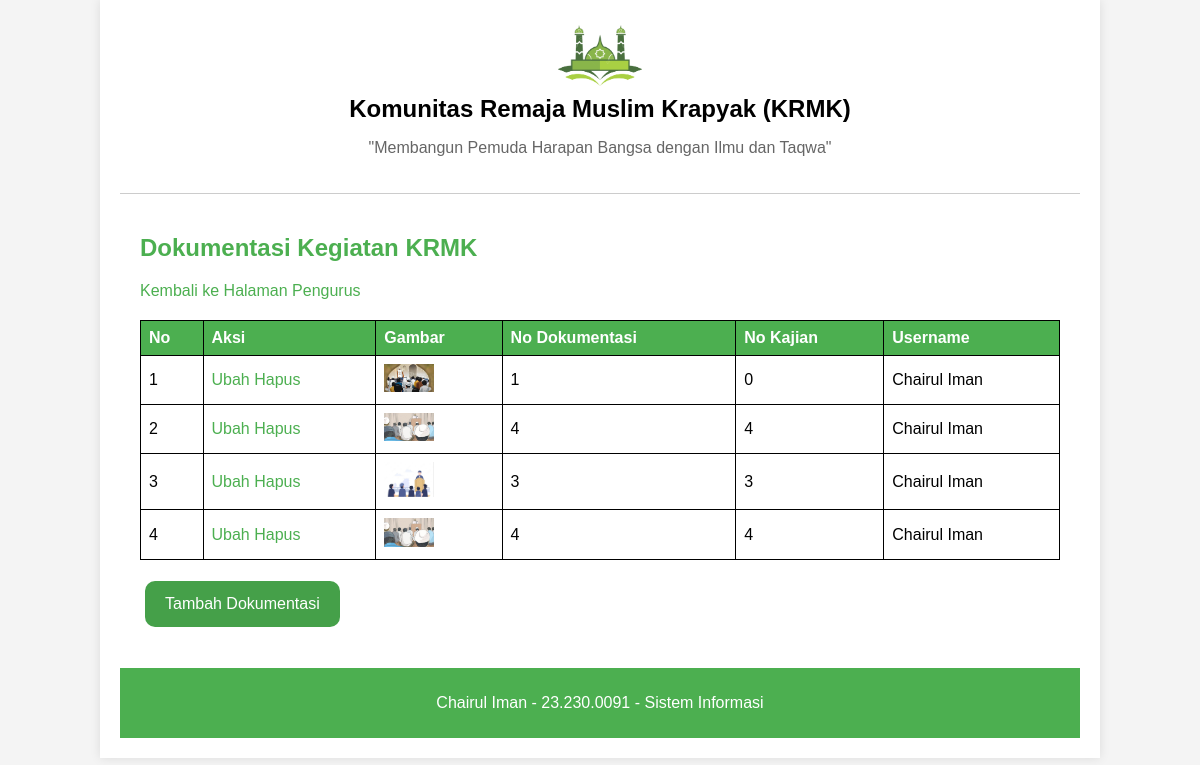
The app's page /kelola_dokumentasi.php (signed in) with its own data.
### tables this page shows
CREATE TABLE `dokumentasi` (
  `id` int(11) NOT NULL,
  `no_dokumentasi` varchar(255) NOT NULL,
  `gambar` varchar(255) NOT NULL,
  `no_kajian` varchar(255) NOT NULL,
  `username` varchar(255) NOT NULL
);

### kelola_dokumentasi.php (the view, shortened to what this page needs)
<?php
include ('koneksi.php');
$sql = "SELECT * FROM dokumentasi";
$result = $conn->query($sql);
?>
<!DOCTYPE html>
<html lang="en">
<head>
    <link rel="stylesheet" href="style.css">
</head>
<body>
    <div class="container">
        <header>
            <img src="images/logo2.png" alt="KRMK Logo" class="logo">
            <h1>Komunitas Remaja Muslim Krapyak (KRMK)</h1>
            <p>"Membangun Pemuda Harapan Bangsa dengan Ilmu dan Taqwa"</p>
        </header>
        <main>
            <h2>Dokumentasi Kegiatan KRMK</h2>
            <a href="dashboard_pengurus.php">Kembali ke Halaman Pengurus</a>
            <br>
            <table>
                <thead>
                    <tr>
                        <th>No</th>
                        <th>Aksi</th>
                        <th>Gambar</th>
                        <th>No Dokumentasi</th>
                        <th>No Kajian</th>
                        <th>Username</th>
                    </tr>
                </thead>
                <tbody>
                    <?php
                    if ($result->num_rows > 0) {
                        $no=1;
                        while($row = $result->fetch_assoc()) {
                            echo "<tr>
                                    <td>" . $no++. "</td>
                                    <td>
                                        <a href='edit_dokumentasi.php?id=" . $row["id"] . "'>Ubah</a>
                                        <a href='delete_dokumentasi.php?id=" . $row["id"] . "'>Hapus</a>
                                    </td>
                                    <td><img src='images/" . $row["gambar"] . "' alt='Gambar' width='100'></td>
                                    <td>" . $row["no_dokumentasi"]. "</td>
                                    <td>" . $row["no_kajian"]. "</td>
                                    <td>" . $row["username"]. "</td>
                                  </tr>";
                        }
                    } else {
                        echo "<tr><td colspan='6'>No records found</td></tr>";
                    }
                    ?>
                </tbody>
            </table>
            <p><a href="tambah_dokumentasi.php" class="btn">Tambah Dokumentasi</a></p>
        </main>
        <footer>
            <p>Chairul Iman - 23.230.0091 - Sistem Informasi</p>
        </footer>
    </div>
</body>
</html>
</html>

### style.css (style rules this page uses)
body { font-family: Arial, sans-serif; background-color: #f4f4f4; margin: 0; padding: 0; }
.container { width: 80%; margin: 0 auto; background-color: #fff; padding: 20px; box-shadow: 0 0 10px rgba(0, 0, 0, 0.1); }
header { text-align: center; padding-bottom: 20px; border-bottom: 1px solid #ccc; }
.logo { max-width: 100px; }
header h1 { margin: 0; font-size: 24px; }
header p { font-size: 16px; color: #666; }
main { padding: 20px; }
main h2 { color: #4CAF50; }
main p { line-height: 1.6; }
main a { color: #4CAF50; text-decoration: none; }
table { width: 100%; border-collapse: collapse; }
table, th, td { border: 1px solid black; }
th, td { padding: 15px; text-align: left; }
th { background-color: #4CAF50; color: white; }
footer { text-align: center; padding: 10px; background-color: #4CAF50; color: white; }

### kelola_dokumentasi.php (style rules this page uses)
table { width: 100%; border-collapse: collapse; margin-top: 20px; }
table, th, td { padding: 8px; }
table img { width: 50px; height: auto; }
.btn { display: inline-block; padding: 10px 20px; font-size: 16px; color: white; background-color: #45a049; border: none; border-radius: 10px; text-align: center; text-decoration: none; cursor: pointer; transition: background-color 0.3s ease; margin: 5px; }

### records on screen
dokumentasi: gambar (picture), no_dokumentasi "1", no_kajian "0", username "Chairul Iman"
dokumentasi: gambar (picture), no_dokumentasi "4", no_kajian "4", username "Chairul Iman"
dokumentasi: gambar (picture), no_dokumentasi "3", no_kajian "3", username "Chairul Iman"
dokumentasi: gambar (picture), no_dokumentasi "4", no_kajian "4", username "Chairul Iman"
